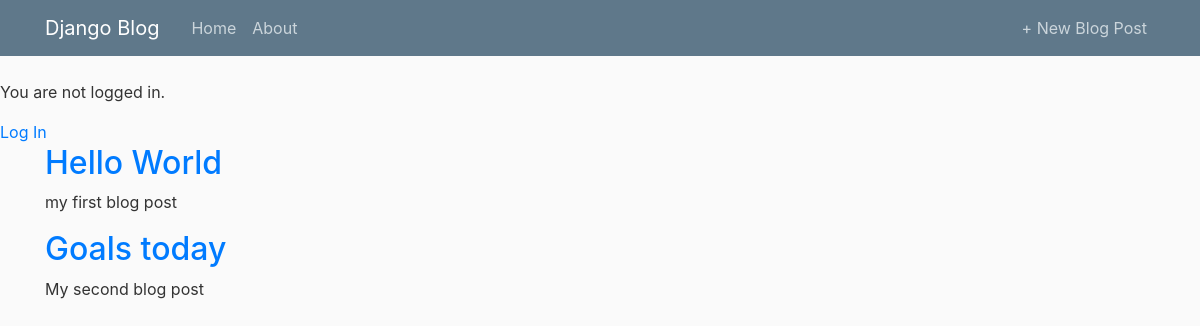
Before: / with the older database file.
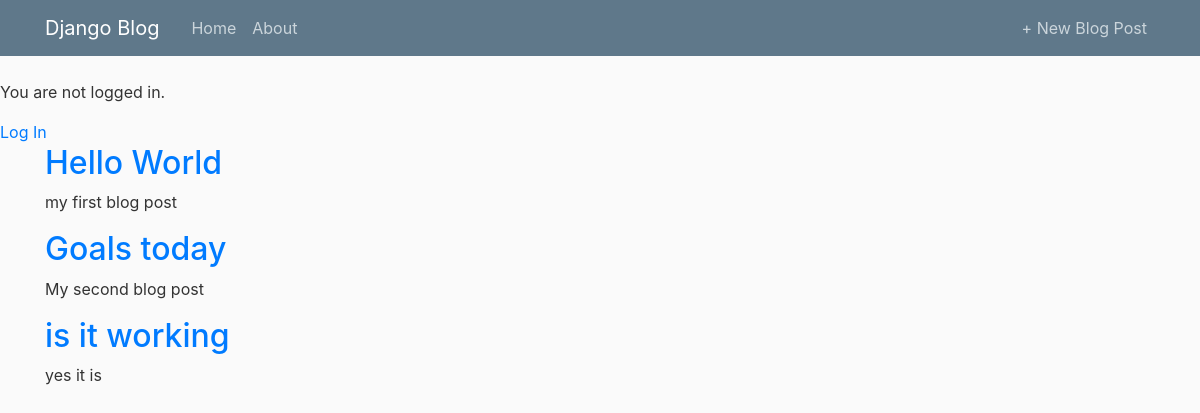
After: the same page with the newer database file.
### blog/models.py (models this page shows, shortened)
class Post(models.Model):
    title = models.CharField(max_length=200)
    author = models.ForeignKey('auth.User', on_delete=models.CASCADE)
    body = models.TextField()

### blog/views.py (the view)
# urls.py: path('', BlogListView.as_view(), name = 'home'),
class BlogListView(ListView):
    model = Post
    template_name = 'home.html'

### blog/templates/home.html
{% extends 'base.html' %}
{% block content %}
    {% for post in object_list %}
        <div class="post-entry">
        <h2><a href="{% url 'post_detail' post.pk %}">{{ post.title }}</a></h2>
        <p>{{ post.body }}</p>
    </div>
    {% endfor %}
{% endblock content %}

### blog/templates/base.html (shortened to what this page needs)
{% load static %}
<!doctype html>
<html lang="en">
  <head>
    <link rel="stylesheet" href="https://maxcdn.bootstrapcdn.com/bootstrap/4.0.0/css/bootstrap.min.css">
    <link rel="stylesheet" href="{% static 'css/base.css' %}">
</head>
<body>
    <header class="site-header">
        <nav class="navbar navbar-expand-md navbar-dark bg-steel fixed-top">
          <div class="container">
            <a class="navbar-brand mr-4" href="{% url 'home' %}">Django Blog</a>
            <div class="collapse navbar-collapse" id="navbarToggle">
              <div class="navbar-nav mr-auto">
                <a class="nav-item nav-link" href="{% url 'home' %}">Home</a>
                <a class="nav-item nav-link" href="#">About</a>
              </div>
              <div class="navbar-nav">
                <a class="nav-item nav-link" href="{% url 'post_new' %}">+ New Blog Post</a>
              </div>
            </div>
          </div>
        </nav>
    </header>
    	{% if user.is_authenticated %}
            <p>Hi {{ user.username }}!</p>
            <p><a href="{% url 'logout' %}">Log out</a></p>
        {% else %}
            <p>You are not logged in.</p>
            <a href="{% url 'login' %}">Log In</a>
        {% endif %}
      <main role="main" class="container">
        <div class="row">
          <div class="col-md-8">
            {% block content %}{% endblock %}
          </div>
          <div class="col-md-4">
          </div>
        </div>
      </main>
</body>
</html>

### blog/static/css/base.css (style rules this page uses)
body { background: #fafafa; color: #333333; margin-top: 5rem; }
h1, h2, h3, h4, h5, h6 { color: #444444; }
.bg-steel { background-color: #5f788a; }
.site-header .navbar-nav .nav-link { color: #cbd5db; }

Changed rows visible on the page:
added Post: title "is it working", body "yes it is"
